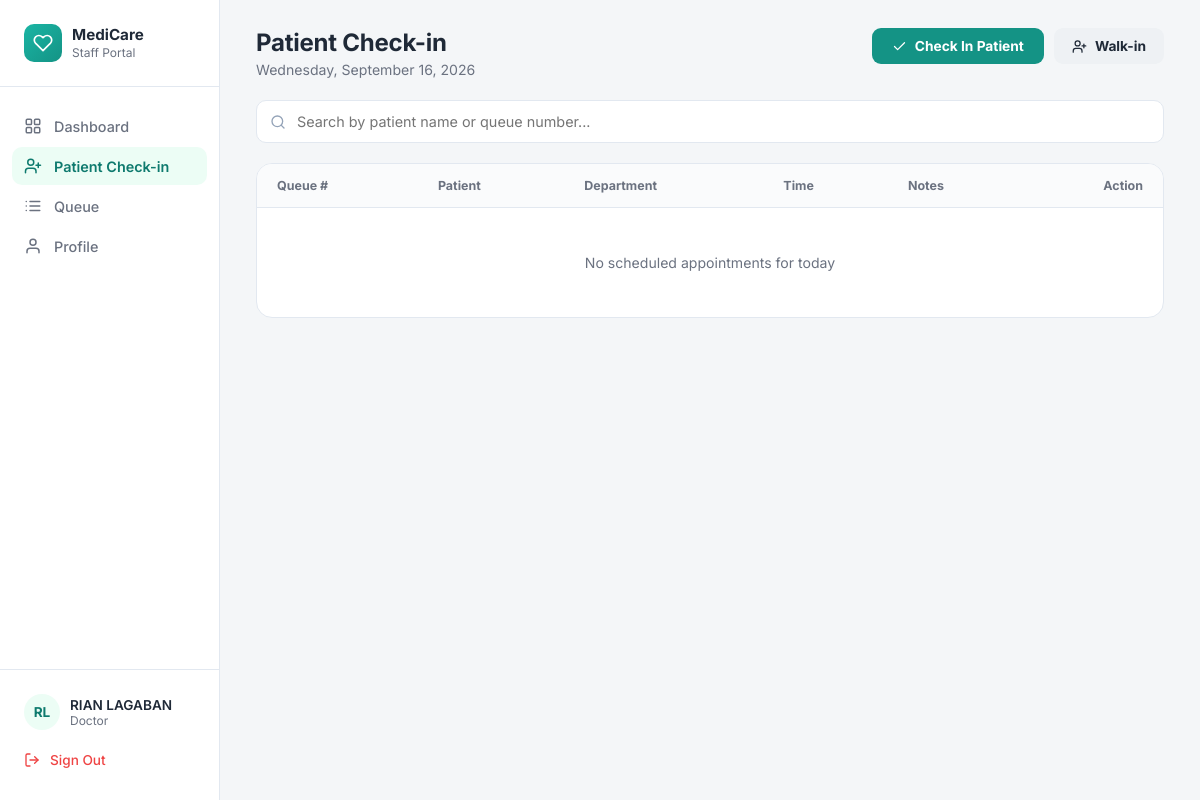
The page /staff/checkIn_patient.php (signed in) on the database its author committed.
### tables this page shows
CREATE TABLE IF NOT EXISTS `staff` (
  `StaffID` int NOT NULL AUTO_INCREMENT,
  `UserID` int NOT NULL,
  `DepartmentID` int NOT NULL,
  `StaffRole` varchar(50) NOT NULL,
  `Suffix` varchar(20) DEFAULT NULL,
  `Specialization` varchar(100) DEFAULT NULL,
  `AvailabilityStatus` varchar(50) NOT NULL DEFAULT 'Available',
  `DateHired` date DEFAULT NULL,
  `ScheduleStart` time DEFAULT NULL,
  `ScheduleEnd` time DEFAULT NULL,
  `AssignedDays` varchar(100) DEFAULT NULL,
  `AssignedResponsibilities` text,
  `CreatedAt` datetime NOT NULL DEFAULT CURRENT_TIMESTAMP,
  `UpdatedAt` datetime NOT NULL DEFAULT CURRENT_TIMESTAMP ON UPDATE CURRENT_TIMESTAMP,
  PRIMARY KEY (`StaffID`),
  KEY `FK_Staff_Users` (`UserID`),
  KEY `FK_Staff_Departments` (`DepartmentID`)
);

CREATE TABLE IF NOT EXISTS `users` (
  `UserID` int NOT NULL AUTO_INCREMENT,
  `RoleID` int NOT NULL,
  `FirstName` varchar(100) NOT NULL,
  `MiddleName` varchar(100) DEFAULT NULL,
  `LastName` varchar(100) NOT NULL,
  `Email` varchar(191) NOT NULL,
  `Password` varchar(255) NOT NULL,
  `Sex` varchar(13) NOT NULL,
  `DateOfBirth` date DEFAULT NULL,
  `ContactNumber` varchar(20) DEFAULT NULL,
  `Address` text,
  `Status` varchar(50) NOT NULL DEFAULT 'Active',
  `CreatedAt` datetime NOT NULL DEFAULT CURRENT_TIMESTAMP,
  `FailedAttempts` int DEFAULT '0',
  `LockUntil` datetime DEFAULT NULL,
  `ResetToken` varchar(255) DEFAULT NULL,
  `TokenExpiry` datetime DEFAULT NULL,
  `ProfilePhoto` varchar(255) DEFAULT NULL,
  `LastLogin` datetime DEFAULT NULL,
  `ReminderPreference` varchar(20) DEFAULT 'email',
  `ReceiveReminders` tinyint(1) DEFAULT '1',
  PRIMARY KEY (`UserID`),
  UNIQUE KEY `Email` (`Email`),
  KEY `FK_Users_Roles` (`RoleID`)
);

### staff/checkIn_patient.php (the view, shortened to what this page needs)
<?php
require_once __DIR__ . '/../includes/db.php';
$currentUserID = (int) $_SESSION['UserID'];
$appointments = [];
$staffInfoStmt = mysqli_prepare(
    $conn,
    "SELECT
        s.StaffRole,
        u.FirstName,
        u.LastName,
        u.ProfilePhoto
     FROM staff s
     INNER JOIN users u
        ON s.UserID = u.UserID
     WHERE s.UserID = ?
     LIMIT 1"
);
mysqli_stmt_bind_param(
    $staffInfoStmt,
    'i',
    $currentUserID
);
mysqli_stmt_execute(
    $staffInfoStmt
);
$staffInfoResult =
    mysqli_stmt_get_result(
        $staffInfoStmt
    );
$staffInfoRow =
    mysqli_fetch_assoc($staffInfoResult);
$staffFirstName =
    $staffInfoRow['FirstName']
    ?? ($_SESSION['FirstName'] ?? '');
$staffLastName =
    $staffInfoRow['LastName']
    ?? ($_SESSION['LastName'] ?? '');
$staffRole =
    $staffInfoRow['StaffRole']
    ?? 'Staff';
$staffProfilePhoto =
    $staffInfoRow['ProfilePhoto']
    ?? null;
$staffInitials =
    strtoupper(
        substr($staffFirstName, 0, 1) .
        substr($staffLastName, 0, 1)
    );
$staffName =
    htmlspecialchars(
        $staffFirstName . ' ' . $staffLastName
    );
?>
<!DOCTYPE html>
<html lang="en">
<head>
<link
    rel="stylesheet"
    href="../assets/css/staff/staff_dashboard.css"
>
</head>
<body>
<div class="app">
<aside class="sidebar">
    <div class="sidebar-brand">
        <div class="brand-icon">
            <svg
                viewBox="0 0 24 24"
                fill="none"
                stroke="currentColor"
                stroke-width="2"
                stroke-linecap="round"
                stroke-linejoin="round"
            >
                <path d="M20.84 4.61a5.5 5.5 0 0 0-7.78 0L12 5.67l-1.06-1.06a5.5 5.5 0 0 0-7.78 7.78l1.06 1.06L12 21.23l7.78-7.78 1.06-1.06a5.5 5.5 0 0 0 0-7.78z"/>
            </svg>
        </div>
        <div class="brand-text">
            <div class="brand-title">
                MediCare
            </div>
            <div class="brand-sub">
                Staff Portal
            </div>
        </div>
    </div>
    <ul class="nav-list">
        <li class="nav-item">
            <a
                href="../staff/staff_dashboard.php"
                style="
                    text-decoration:none;
                    color:inherit;
                    display:flex;
                    align-items:center;
                    gap:12px;
                "
            >
                Dashboard
            </a>
        </li>
        <li class="nav-item active">
            <svg
                viewBox="0 0 24 24"
                fill="none"
                stroke="currentColor"
                stroke-width="2"
                stroke-linecap="round"
                stroke-linejoin="round"
            >
                <path d="M16 21v-2a4 4 0 0 0-4-4H6a4 4 0 0 0-4 4v2"/>
                <circle cx="9" cy="7" r="4"/>
                <line x1="19" y1="8" x2="19" y2="14"/>
                <line x1="16" y1="11" x2="22" y2="11"/>
            </svg>
            Patient Check-in
        </li>
        <li class="nav-item">
            <a
                href="queue.php"
                style="
                    text-decoration:none;
                    color:inherit;
                    display:flex;
                    align-items:center;
                    gap:12px;
                "
            >
                <svg
                    viewBox="0 0 24 24"
                    fill="none"
                    stroke="currentColor"
                    stroke-width="2"
                    stroke-linecap="round"
                    stroke-linejoin="round"
                >
                    <path d="M8 6h13M8 12h13M8 18h13M3 6h.01M3 12h.01M3 18h.01"/>
                </svg>
                Queue
            </a>
        </li>
        <li class="nav-item">
            <a
                href="staff_profile.php"
                style="
                    text-decoration:none;
                    color:inherit;
                    display:flex;
                    align-items:center;
                    gap:12px;
                "
            >
                <svg
                    viewBox="0 0 24 24"
                    fill="none"
                    stroke="currentColor"
                    stroke-width="2"
                    stroke-linecap="round"
                    stroke-linejoin="round"
                >
                    <path d="M20 21v-2a4 4 0 0 0-4-4H8a4 4 0 0 0-4 4v2"/>
                    <circle cx="12" cy="7" r="4"/>
                </svg>
                Profile
            </a>
        </li>
    </ul>
    <div class="sidebar-footer">
        <div class="sidebar-user">
            <div class="user-avatar">
                <?php if (!empty($staffProfilePhoto)): ?>
                <img src="../<?php echo htmlspecialchars($staffProfilePhoto); ?>" alt="Photo">
                <?php else: ?>
                <?php echo $staffInitials; ?>
                <?php endif; ?>
            </div>
            <div>
                <div class="user-name">
                    <?php echo $staffName; ?>
                </div>
                <div class="user-role">
                    <?php echo htmlspecialchars($staffRole); ?>
                </div>
            </div>
        </div>
        <a
            class="sign-out"
            href="../auth/logout.php"
            onclick="return confirm('Are you sure you want to sign out?');"
        >
            <svg
                viewBox="0 0 24 24"
                fill="none"
                stroke="currentColor"
                stroke-width="2"
                stroke-linecap="round"
                stroke-linejoin="round"
            >
                <path d="M9 21H5a2 2 0 0 1-2-2V5a2 2 0 0 1 2-2h4"/>
                <polyline points="16 17 21 12 16 7"/>
                <line x1="21" y1="12" x2="9" y2="12"/>
            </svg>
            Sign Out
        </a>
    </div>
</aside>
<main class="main">
    <div class="staff-topbar">
        <div class="page-header">
            <h1>
                Patient Check-in
            </h1>
            <p>
                <?php echo date('l, F j, Y'); ?>
            </p>
        </div>
        <div class="staff-header-actions">
            <button
                class="btn-checkin-solid"
                type="button"
                onclick="openCheckinModal()"
            >
                <svg
                    viewBox="0 0 24 24"
                    fill="none"
                    stroke="currentColor"
                    stroke-width="2"
                    stroke-linecap="round"
                    stroke-linejoin="round"
                >
                    <polyline points="20 6 9 17 4 12"/>
                </svg>
                Check In Patient
            </button>
            <button
                class="btn-walkin"
                type="button"
                onclick="openWalkinModal()"
            >
                <svg
                    viewBox="0 0 24 24"
                    fill="none"
                    stroke="currentColor"
                    stroke-width="2"
                    stroke-linecap="round"
                    stroke-linejoin="round"
                >
                    <path d="M16 21v-2a4 4 0 0 0-4-4H6a4 4 0 0 0-4 4v2"/>
                    <circle cx="9" cy="7" r="4"/>
                    <line x1="19" y1="8" x2="19" y2="14"/>
                    <line x1="16" y1="11" x2="22" y2="11"/>
                </svg>
                Walk-in
            </button>
        </div>
    </div>
    <div class="staff-search-bar">
        <svg
            viewBox="0 0 24 24"
            fill="none"
            stroke="currentColor"
            stroke-width="2"
            stroke-linecap="round"
            stroke-linejoin="round"
        >
            <circle cx="11" cy="11" r="8"/>
            <line x1="21" y1="21" x2="16.65" y2="16.65"/>
        </svg>
        <input
            type="text"
            id="mainSearchInput"
            placeholder="Search by patient name or queue number..."
            oninput="filterMainTable()"
        >
    </div>
    <div class="staff-table-wrap">
        <table class="staff-table">
            <thead>
                <tr>
                    <th>Queue #</th>
                    <th>Patient</th>
                    <th>Department</th>
                    <th>Time</th>
                    <th>Notes</th>
                    <th>Action</th>
                </tr>
            </thead>
            <tbody id="appointmentsTableBody">
            <?php if (empty($appointments)): ?>
                <tr class="empty-row">
                    <td colspan="6">
                        No scheduled appointments for today
                    </td>
                </tr>
            <?php endif; ?>
            </tbody>
        </table>
    </div>
</main>
</div>
</body>
</html>

### rows shown on the page
staff: UserID.LastName "RL", UserID.LastName "RIAN LAGABAN", StaffRole "Doctor"
